Frame 1 (no input): blank canvas, image omitted
Frame 60 (the mouse pressed at the canvas centre just before this capture): blank canvas, image omitted
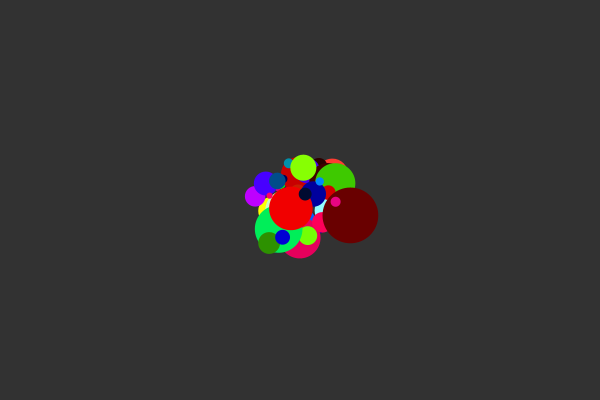
Frame 120 (the mouse held since frame 60 and released just before this capture)

The Processing sketch whose frames 1 and 60 were blank and that drew this single picture after the mouse press (run headless with seeded random() and noise(); from frame 60 on, the mouse is pressed at the canvas centre):

// Processing sketch: inst3_PaintSplashGaussPositionGaussSize
// ── inst3_PaintSplashGaussPositionGaussSize.pde
void setup(){
  size(600,400);
  background(50);
  frameRate(30);
  noStroke();
}

void draw(){
  if(mousePressed){
    float s = randomGaussian() * 20 + 10;
    
    float dx = mouseX + randomGaussian() * 20;
    float dy = mouseY + randomGaussian() * 20;
    
    float r = randomGaussian() * 155 + 85;
    float g = randomGaussian() * 155 + 50;
    float b = randomGaussian() * 155 + 100;
    
    fill(color(r,g,b));
    ellipse(dx,dy,s,s);
  }
}
